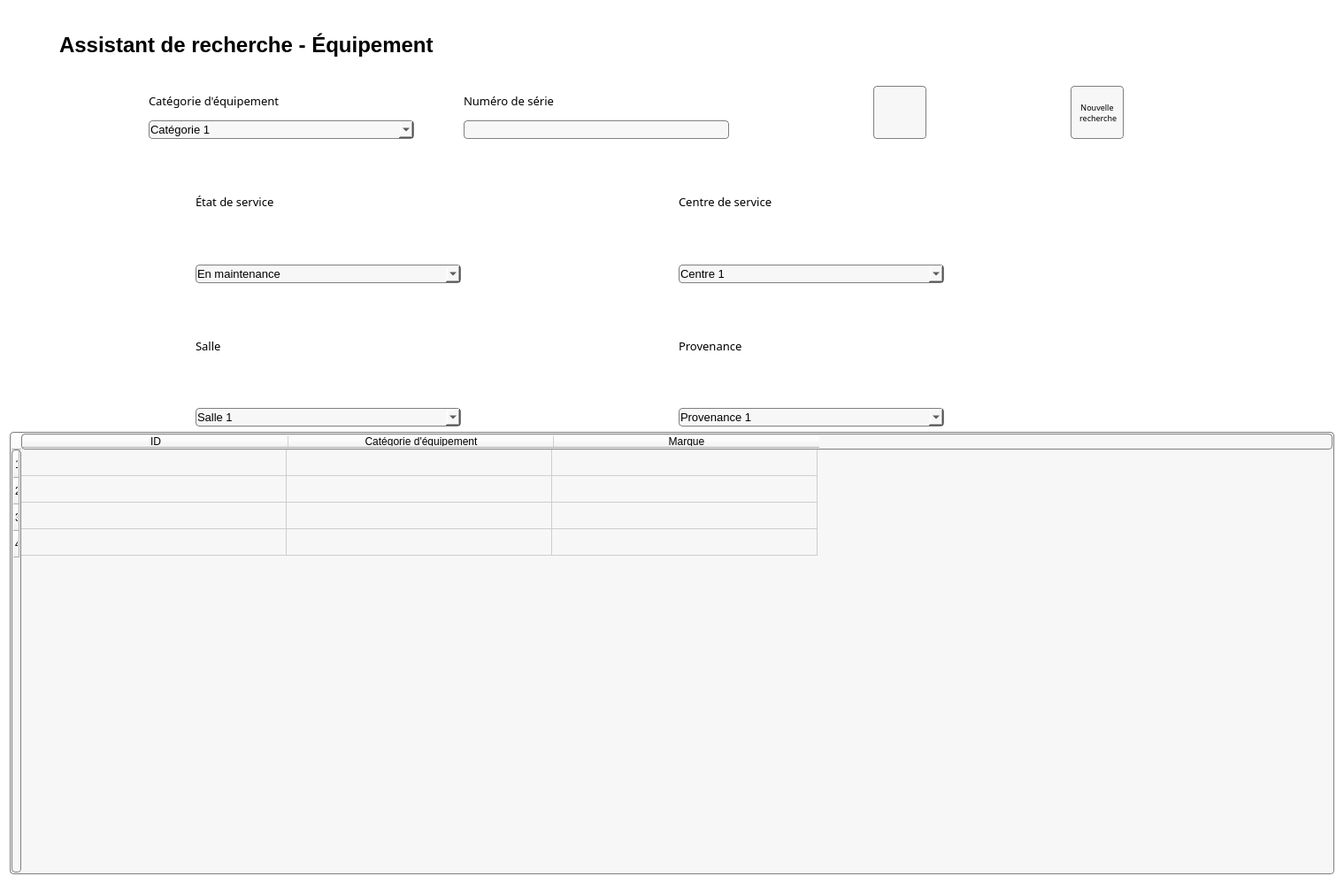
<?xml version="1.0" encoding="UTF-8"?>
<ui version="4.0">
 <class>RechercheEquipement</class>
 <widget class="QWidget" name="RechercheEquipement">
  <property name="geometry">
   <rect>
    <x>0</x>
    <y>0</y>
    <width>1519</width>
    <height>999</height>
   </rect>
  </property>
  <property name="windowTitle">
   <string>Form</string>
  </property>
  <property name="styleSheet">
   <string notr="true">QWidget
 {

background:white;
}</string>
  </property>
  <layout class="QVBoxLayout" name="verticalLayout_2">
   <item>
    <layout class="QVBoxLayout" name="verticalLayout">
     <item>
      <layout class="QGridLayout" name="gridLayout_6">
       <item row="0" column="0">
        <widget class="QLabel" name="logoLoupe">
         <property name="maximumSize">
          <size>
           <width>50</width>
           <height>80</height>
          </size>
         </property>
         <property name="text">
          <string/>
         </property>
         <property name="pixmap">
          <pixmap>Images/magnifier.png</pixmap>
         </property>
        </widget>
       </item>
       <item row="0" column="3">
        <spacer name="horizontalSpacer_9">
         <property name="orientation">
          <enum>Qt::Horizontal</enum>
         </property>
         <property name="sizeType">
          <enum>QSizePolicy::Fixed</enum>
         </property>
         <property name="sizeHint" stdset="0">
          <size>
           <width>300</width>
           <height>20</height>
          </size>
         </property>
        </spacer>
       </item>
       <item row="0" column="1">
        <widget class="QLabel" name="labelTitre">
         <property name="font">
          <font>
           <family>MS Shell Dlg 2</family>
           <pointsize>18</pointsize>
           <weight>75</weight>
           <bold>true</bold>
          </font>
         </property>
         <property name="styleSheet">
          <string notr="true">background: white;</string>
         </property>
         <property name="text">
          <string>Assistant de recherche - Équipement</string>
         </property>
        </widget>
       </item>
      </layout>
     </item>
     <item>
      <layout class="QGridLayout" name="gridLayout_5">
       <item row="0" column="4">
        <widget class="QPushButton" name="boutonActualiser">
         <property name="minimumSize">
          <size>
           <width>60</width>
           <height>60</height>
          </size>
         </property>
         <property name="maximumSize">
          <size>
           <width>60</width>
           <height>60</height>
          </size>
         </property>
         <property name="cursor">
          <cursorShape>PointingHandCursor</cursorShape>
         </property>
         <property name="styleSheet">
          <string notr="true">QPushButton {
padding: 1px;
border-style: solid;
border: 1px solid gray;
border-radius: 4px;
background: rgb(247,247,247)
}

QPushButton::pressed {
padding: 1px;
color: black;
border-style: solid;
border: 1px solid gray;
border-radius: 8px;
background:rgb(169, 167, 170)
}

QPushButton:hover {
background-color: qlineargradient(x1: 0, y1: 1, x2: 0, y2: 0, stop: 0 #edf2f8, stop: 1 #c8d9ea);
}</string>
         </property>
         <property name="text">
          <string/>
         </property>
         <property name="icon">
          <iconset>
           <normaloff>Images/refresh-button-2.png</normaloff>Images/refresh-button-2.png</iconset>
         </property>
         <property name="iconSize">
          <size>
           <width>50</width>
           <height>50</height>
          </size>
         </property>
        </widget>
       </item>
       <item row="0" column="3">
        <layout class="QGridLayout" name="gridLayout_9">
         <item row="0" column="0">
          <widget class="QLabel" name="labelCategorieEquipement">
           <property name="font">
            <font>
             <family>MS Reference Sans Serif</family>
             <pointsize>10</pointsize>
            </font>
           </property>
           <property name="styleSheet">
            <string notr="true">background: white;</string>
           </property>
           <property name="text">
            <string>Catégorie d'équipement</string>
           </property>
          </widget>
         </item>
         <item row="1" column="2">
          <widget class="QLineEdit" name="lineEditNumeroSerie">
           <property name="maximumSize">
            <size>
             <width>300</width>
             <height>16777215</height>
            </size>
           </property>
           <property name="font">
            <font>
             <pointsize>10</pointsize>
            </font>
           </property>
           <property name="styleSheet">
            <string notr="true">padding: 1px;
border-style: solid;
border: 1px solid gray;
border-radius: 4px;
background:rgb(247,247,247);</string>
           </property>
          </widget>
         </item>
         <item row="1" column="0">
          <widget class="QComboBox" name="comboBoxCategorieEquipement">
           <property name="maximumSize">
            <size>
             <width>300</width>
             <height>16777215</height>
            </size>
           </property>
           <property name="font">
            <font>
             <pointsize>10</pointsize>
            </font>
           </property>
           <property name="styleSheet">
            <string notr="true">padding: 1px;
border-style: solid;
border: 1px solid gray;
border-radius: 4px;
background:rgb(247,247,247);</string>
           </property>
           <item>
            <property name="text">
             <string>Catégorie 1</string>
            </property>
           </item>
           <item>
            <property name="text">
             <string>Catégorie 2</string>
            </property>
           </item>
           <item>
            <property name="text">
             <string>Catégorie 3</string>
            </property>
           </item>
           <item>
            <property name="text">
             <string>Catégorie 4</string>
            </property>
           </item>
          </widget>
         </item>
         <item row="1" column="1">
          <spacer name="horizontalSpacer">
           <property name="orientation">
            <enum>Qt::Horizontal</enum>
           </property>
           <property name="sizeType">
            <enum>QSizePolicy::Fixed</enum>
           </property>
           <property name="sizeHint" stdset="0">
            <size>
             <width>50</width>
             <height>20</height>
            </size>
           </property>
          </spacer>
         </item>
         <item row="0" column="2">
          <widget class="QLabel" name="labelNumeroSerie">
           <property name="font">
            <font>
             <family>MS Reference Sans Serif</family>
             <pointsize>10</pointsize>
            </font>
           </property>
           <property name="styleSheet">
            <string notr="true">background: white;</string>
           </property>
           <property name="text">
            <string>Numéro de série</string>
           </property>
          </widget>
         </item>
        </layout>
       </item>
       <item row="0" column="5">
        <widget class="QPushButton" name="boutonNouvelleRecherche">
         <property name="minimumSize">
          <size>
           <width>60</width>
           <height>60</height>
          </size>
         </property>
         <property name="maximumSize">
          <size>
           <width>60</width>
           <height>60</height>
          </size>
         </property>
         <property name="font">
          <font>
           <family>MS Reference Sans Serif</family>
           <pointsize>7</pointsize>
          </font>
         </property>
         <property name="cursor">
          <cursorShape>PointingHandCursor</cursorShape>
         </property>
         <property name="styleSheet">
          <string notr="true">QPushButton {
padding: 1px;
border-style: solid;
border: 1px solid gray;
border-radius: 4px;
background: rgb(247,247,247)
}

QPushButton::pressed {
padding: 1px;
color: black;
border-style: solid;
border: 1px solid gray;
border-radius: 8px;
background:rgb(169, 167, 170)
}

QPushButton:hover {
background-color: qlineargradient(x1: 0, y1: 1, x2: 0, y2: 0, stop: 0 #edf2f8, stop: 1 #c8d9ea);
}</string>
         </property>
         <property name="text">
          <string>Nouvelle
 recherche</string>
         </property>
        </widget>
       </item>
       <item row="0" column="6">
        <spacer name="horizontalSpacer_2">
         <property name="orientation">
          <enum>Qt::Horizontal</enum>
         </property>
         <property name="sizeType">
          <enum>QSizePolicy::Fixed</enum>
         </property>
         <property name="sizeHint" stdset="0">
          <size>
           <width>80</width>
           <height>20</height>
          </size>
         </property>
        </spacer>
       </item>
      </layout>
     </item>
     <item>
      <layout class="QGridLayout" name="gridLayout_3">
       <item row="1" column="2">
        <widget class="QComboBox" name="comboBoxCentreService">
         <property name="maximumSize">
          <size>
           <width>300</width>
           <height>16777215</height>
          </size>
         </property>
         <property name="font">
          <font>
           <pointsize>10</pointsize>
          </font>
         </property>
         <property name="styleSheet">
          <string notr="true">padding: 1px;
border-style: solid;
border: 1px solid gray;
border-radius: 4px;
background:rgb(247,247,247);</string>
         </property>
         <item>
          <property name="text">
           <string>Centre 1</string>
          </property>
         </item>
         <item>
          <property name="text">
           <string>Centre 2</string>
          </property>
         </item>
         <item>
          <property name="text">
           <string>Centre 3</string>
          </property>
         </item>
        </widget>
       </item>
       <item row="0" column="0">
        <widget class="QLabel" name="labelEtatService">
         <property name="font">
          <font>
           <family>MS Reference Sans Serif</family>
           <pointsize>10</pointsize>
          </font>
         </property>
         <property name="styleSheet">
          <string notr="true">background: white;</string>
         </property>
         <property name="text">
          <string>État de service</string>
         </property>
        </widget>
       </item>
       <item row="1" column="1">
        <spacer name="horizontalSpacer_3">
         <property name="orientation">
          <enum>Qt::Horizontal</enum>
         </property>
         <property name="sizeType">
          <enum>QSizePolicy::Fixed</enum>
         </property>
         <property name="sizeHint" stdset="0">
          <size>
           <width>30</width>
           <height>20</height>
          </size>
         </property>
        </spacer>
       </item>
       <item row="1" column="0">
        <widget class="QComboBox" name="comboBoxEtatService">
         <property name="maximumSize">
          <size>
           <width>300</width>
           <height>16777215</height>
          </size>
         </property>
         <property name="font">
          <font>
           <pointsize>10</pointsize>
          </font>
         </property>
         <property name="styleSheet">
          <string notr="true">padding: 1px;
border-style: solid;
border: 1px solid gray;
border-radius: 4px;
background:rgb(247,247,247);</string>
         </property>
         <item>
          <property name="text">
           <string>En maintenance</string>
          </property>
         </item>
         <item>
          <property name="text">
           <string>En réparation</string>
          </property>
         </item>
         <item>
          <property name="text">
           <string>Au rebus</string>
          </property>
         </item>
        </widget>
       </item>
       <item row="0" column="2">
        <widget class="QLabel" name="labelCentreService">
         <property name="font">
          <font>
           <family>MS Reference Sans Serif</family>
           <pointsize>10</pointsize>
          </font>
         </property>
         <property name="styleSheet">
          <string notr="true">background: white;</string>
         </property>
         <property name="text">
          <string>Centre de service</string>
         </property>
        </widget>
       </item>
       <item row="1" column="3">
        <spacer name="horizontalSpacer_4">
         <property name="orientation">
          <enum>Qt::Horizontal</enum>
         </property>
         <property name="sizeType">
          <enum>QSizePolicy::Fixed</enum>
         </property>
         <property name="sizeHint" stdset="0">
          <size>
           <width>230</width>
           <height>20</height>
          </size>
         </property>
        </spacer>
       </item>
      </layout>
     </item>
     <item>
      <layout class="QGridLayout" name="gridLayout">
       <item row="1" column="2">
        <widget class="QComboBox" name="comboBoxProvenance">
         <property name="maximumSize">
          <size>
           <width>300</width>
           <height>16777215</height>
          </size>
         </property>
         <property name="font">
          <font>
           <pointsize>10</pointsize>
          </font>
         </property>
         <property name="styleSheet">
          <string notr="true">padding: 1px;
border-style: solid;
border: 1px solid gray;
border-radius: 4px;
background:rgb(247,247,247);</string>
         </property>
         <item>
          <property name="text">
           <string>Provenance 1</string>
          </property>
         </item>
         <item>
          <property name="text">
           <string>Provenance 2</string>
          </property>
         </item>
         <item>
          <property name="text">
           <string>Provenance 3</string>
          </property>
         </item>
        </widget>
       </item>
       <item row="1" column="0">
        <widget class="QComboBox" name="comboBoxSalle">
         <property name="maximumSize">
          <size>
           <width>300</width>
           <height>16777215</height>
          </size>
         </property>
         <property name="font">
          <font>
           <pointsize>10</pointsize>
          </font>
         </property>
         <property name="styleSheet">
          <string notr="true">padding: 1px;
border-style: solid;
border: 1px solid gray;
border-radius: 4px;
background:rgb(247,247,247);</string>
         </property>
         <item>
          <property name="text">
           <string>Salle 1</string>
          </property>
         </item>
         <item>
          <property name="text">
           <string>Salle 2</string>
          </property>
         </item>
         <item>
          <property name="text">
           <string>Salle 3</string>
          </property>
         </item>
        </widget>
       </item>
       <item row="1" column="3">
        <spacer name="horizontalSpacer_6">
         <property name="orientation">
          <enum>Qt::Horizontal</enum>
         </property>
         <property name="sizeType">
          <enum>QSizePolicy::Fixed</enum>
         </property>
         <property name="sizeHint" stdset="0">
          <size>
           <width>230</width>
           <height>20</height>
          </size>
         </property>
        </spacer>
       </item>
       <item row="0" column="2">
        <widget class="QLabel" name="labelProvenance">
         <property name="font">
          <font>
           <family>MS Reference Sans Serif</family>
           <pointsize>10</pointsize>
          </font>
         </property>
         <property name="styleSheet">
          <string notr="true">background: white;</string>
         </property>
         <property name="text">
          <string>Provenance</string>
         </property>
        </widget>
       </item>
       <item row="1" column="1">
        <spacer name="horizontalSpacer_5">
         <property name="orientation">
          <enum>Qt::Horizontal</enum>
         </property>
         <property name="sizeType">
          <enum>QSizePolicy::Fixed</enum>
         </property>
         <property name="sizeHint" stdset="0">
          <size>
           <width>30</width>
           <height>20</height>
          </size>
         </property>
        </spacer>
       </item>
       <item row="0" column="0">
        <widget class="QLabel" name="labelSalle">
         <property name="font">
          <font>
           <family>MS Reference Sans Serif</family>
           <pointsize>10</pointsize>
          </font>
         </property>
         <property name="styleSheet">
          <string notr="true">background: white;</string>
         </property>
         <property name="text">
          <string>Salle</string>
         </property>
        </widget>
       </item>
      </layout>
     </item>
     <item>
      <layout class="QGridLayout" name="gridLayout_2">
       <item row="0" column="0">
        <widget class="QTableWidget" name="tableResultats">
         <property name="maximumSize">
          <size>
           <width>16777215</width>
           <height>500</height>
          </size>
         </property>
         <property name="font">
          <font>
           <family>MS Reference Sans Serif</family>
           <pointsize>12</pointsize>
          </font>
         </property>
         <property name="styleSheet">
          <string notr="true">padding: 1px;
border-style: solid;
border: 1px solid gray;
border-radius: 4px;
background:rgb(247,247,247);</string>
         </property>
         <attribute name="horizontalHeaderDefaultSectionSize">
          <number>300</number>
         </attribute>
         <row>
          <property name="text">
           <string>1</string>
          </property>
         </row>
         <row>
          <property name="text">
           <string>2</string>
          </property>
         </row>
         <row>
          <property name="text">
           <string>3</string>
          </property>
         </row>
         <row>
          <property name="text">
           <string>4</string>
          </property>
         </row>
         <column>
          <property name="text">
           <string>ID</string>
          </property>
         </column>
         <column>
          <property name="text">
           <string>Catégorie d'équipement</string>
          </property>
         </column>
         <column>
          <property name="text">
           <string>Marque</string>
          </property>
         </column>
        </widget>
       </item>
      </layout>
     </item>
    </layout>
   </item>
  </layout>
 </widget>
 <resources/>
 <connections/>
</ui>
